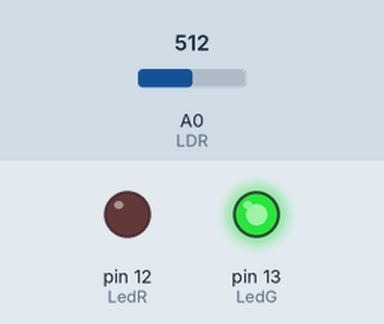
Recording of a sketch running on a simulated Arduino Uno, built with avr-gcc and run on an emulated ATmega328P. Shown: output pins drawn as LEDs (lit = HIGH). Inputs (shaded band) come from the test bench; at power-on: A0 (LDR) = 512.

Above: at 1.2 s.
1.3 s: A0 (LDR) set to 100
2.8 s: A0 (LDR) set to 84
At 3.1 s:
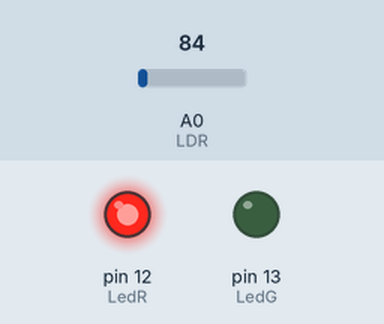
4.3 s: A0 (LDR) set to 122
At 5.3 s:
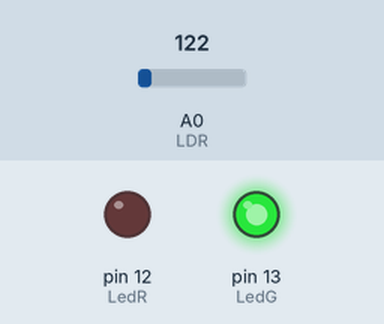
5.8 s: A0 (LDR) set to 80
At 6.8 s:
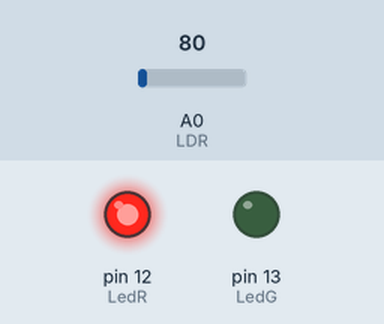
Timing chart, 0 to 8.3 s (numbered marks = the images above; inputs shaded):
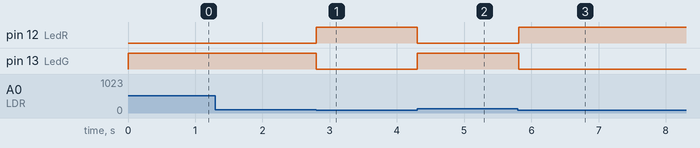

The sketch:

LDR_Com_2_LEDs.ino
```cpp
int LedG = 13;
int LedR = 12;
int LDR  = A0;
int ValLuz = 0;

void setup()
{
  pinMode(LedG,OUTPUT);
  pinMode(LedR,OUTPUT);
}

void loop()
{
  ValLuz = analogRead(LDR);
  if(ValLuz>90)
  {
    digitalWrite(LedG, HIGH);
    digitalWrite(LedR, LOW);
  }
 else
  {
    digitalWrite(LedR, HIGH);
    digitalWrite(LedG, LOW);
  }


   delay(10);
}
```

Measured:
- the behaviour switches between 91 and 90 on A0 (LDR) (found by bisection; images 0 and 1)
- after the input at 1.3 s, every drawn part: stays the same
- after the input at 2.8 s, pin 12 (LedR): LOW → HIGH at once; pin 13 (LedG): HIGH → LOW at once
- after the input at 4.3 s, pin 12 (LedR): HIGH → LOW at once; pin 13 (LedG): LOW → HIGH at once
- after the input at 5.8 s, pin 12 (LedR): LOW → HIGH at once; pin 13 (LedG): HIGH → LOW at once
